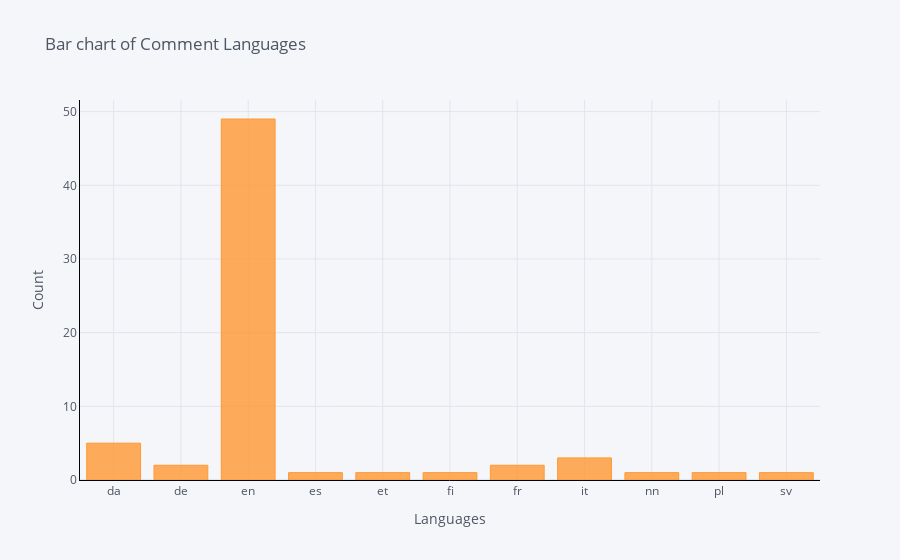

Here is the notebook cell this chart was saved with:
### Code cell
#Comments Distribution by language
df.groupby('comm_lang').count()['Comments'].iplot(kind='bar', yTitle='Count', linecolor='black', opacity=0.8,
                                                           title='Bar chart of Comment Languages', xTitle='Languages')

### Figure 1 — Plotly figure (JSON) as saved in the notebook; plotly's stock layout.template omitted (floating-point values rounded to 4 significant figures)
{"data": [{"marker": {"color": "rgba(255, 153, 51, 0.8)", "line": {"color": "rgba(255, 153, 51, 1.0)", "width": 1}}, "name": "Comments", "orientation": "v", "text": "", "type": "bar", "x": ["da", "de", "en", "es", "et", "fi", "fr", "it", "nn", "pl", "sv"], "y": [5, 2, 49, 1, 1, 1, 2, 3, 1, 1, 1]}], "layout": {"legend": {"bgcolor": "#F5F6F9", "font": {"color": "#4D5663"}}, "paper_bgcolor": "#F5F6F9", "plot_bgcolor": "#F5F6F9", "title": {"font": {"color": "#4D5663"}, "text": "Bar chart of Comment Languages"}, "xaxis": {"gridcolor": "#E1E5ED", "linecolor": "black", "showgrid": true, "tickfont": {"color": "#4D5663"}, "title": {"font": {"color": "#4D5663"}, "text": "Languages"}, "zerolinecolor": "#E1E5ED"}, "yaxis": {"gridcolor": "#E1E5ED", "linecolor": "black", "showgrid": true, "tickfont": {"color": "#4D5663"}, "title": {"font": {"color": "#4D5663"}, "text": "Count"}, "zerolinecolor": "#E1E5ED"}}}
